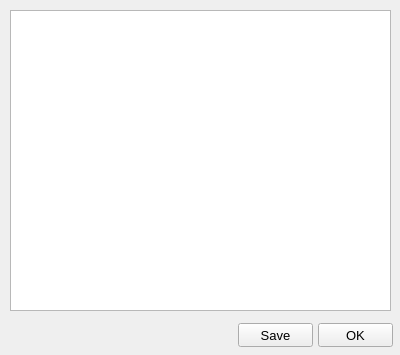
<?xml version="1.0" encoding="UTF-8"?>
<ui version="4.0">
 <class>ResultsWindow</class>
 <widget class="QWidget" name="ResultsWindow">
  <property name="geometry">
   <rect>
    <x>0</x>
    <y>0</y>
    <width>400</width>
    <height>355</height>
   </rect>
  </property>
  <property name="minimumSize">
   <size>
    <width>400</width>
    <height>355</height>
   </size>
  </property>
  <property name="maximumSize">
   <size>
    <width>400</width>
    <height>355</height>
   </size>
  </property>
  <property name="windowTitle">
   <string>Results</string>
  </property>
  <widget class="QTextEdit" name="output">
   <property name="geometry">
    <rect>
     <x>10</x>
     <y>10</y>
     <width>381</width>
     <height>301</height>
    </rect>
   </property>
   <property name="font">
    <font>
     <pointsize>11</pointsize>
    </font>
   </property>
  </widget>
  <widget class="QPushButton" name="res_ok_but">
   <property name="geometry">
    <rect>
     <x>318</x>
     <y>323</y>
     <width>75</width>
     <height>24</height>
    </rect>
   </property>
   <property name="font">
    <font>
     <pointsize>10</pointsize>
    </font>
   </property>
   <property name="text">
    <string>OK</string>
   </property>
  </widget>
  <widget class="QPushButton" name="res_save_but">
   <property name="geometry">
    <rect>
     <x>238</x>
     <y>323</y>
     <width>75</width>
     <height>24</height>
    </rect>
   </property>
   <property name="font">
    <font>
     <pointsize>10</pointsize>
    </font>
   </property>
   <property name="text">
    <string>Save</string>
   </property>
  </widget>
 </widget>
 <tabstops>
  <tabstop>output</tabstop>
  <tabstop>res_save_but</tabstop>
  <tabstop>res_ok_but</tabstop>
 </tabstops>
 <resources/>
 <connections>
  <connection>
   <sender>res_ok_but</sender>
   <signal>clicked(bool)</signal>
   <receiver>ResultsWindow</receiver>
   <slot>close()</slot>
   <hints>
    <hint type="sourcelabel">
     <x>357</x>
     <y>281</y>
    </hint>
    <hint type="destinationlabel">
     <x>199</x>
     <y>149</y>
    </hint>
   </hints>
  </connection>
 </connections>
</ui>
